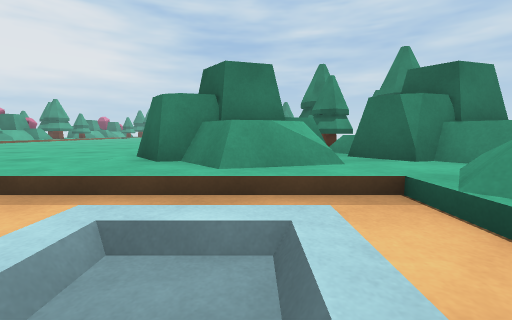
View 1 (above)

18 first-person views from a walk through a Unity game level. The camera is 0.64 m above the floor, tilts 6° down and sees 90° across. The floor is counted in squares, 1 m on a side. Each view is taken from the middle of a square. On the plan, view 1 faces up. The plan holds only what a view shows up to about 9 squares ahead; the rest is blank.

View 2
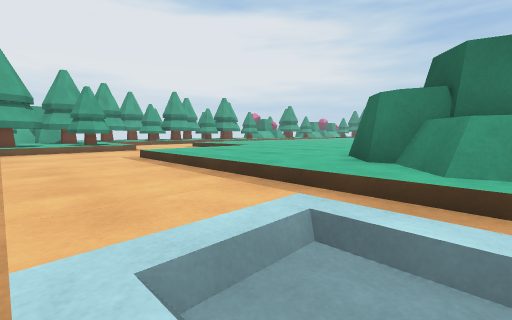

View 3
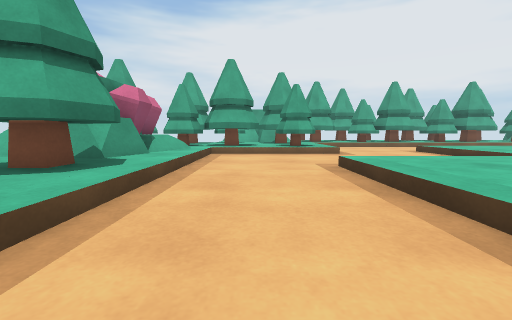

View 4
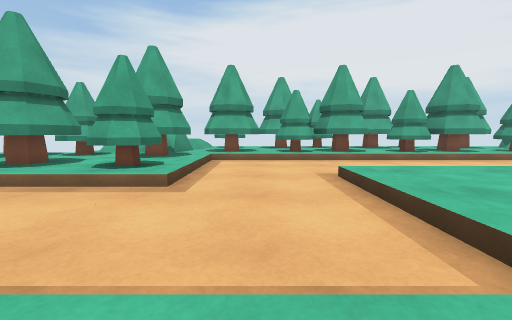

View 5
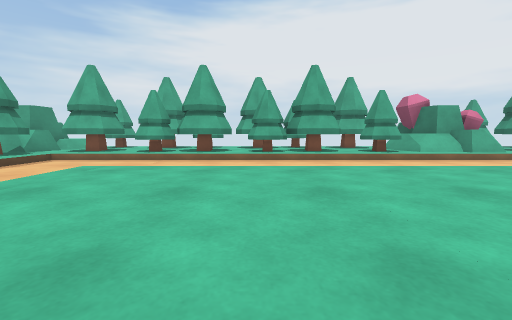

View 6
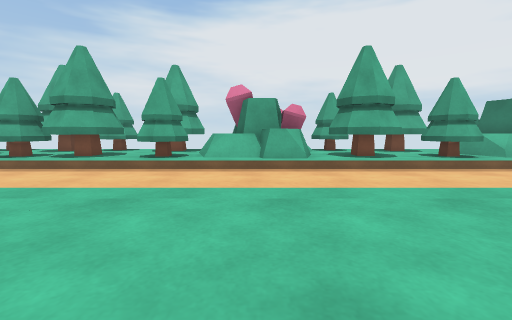

View 7
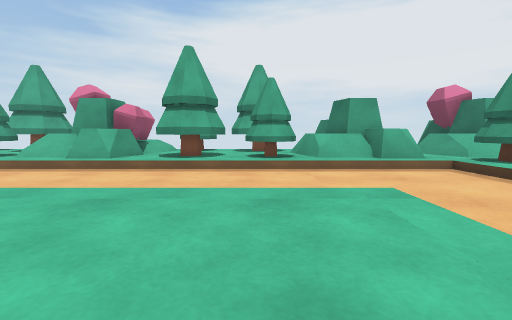

View 8
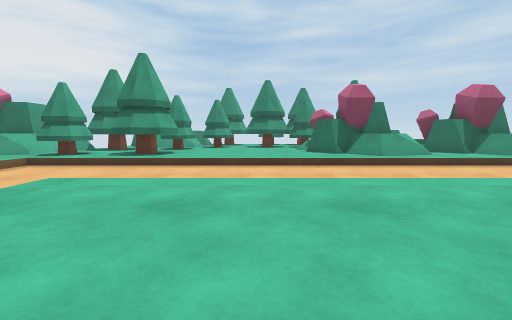

View 9
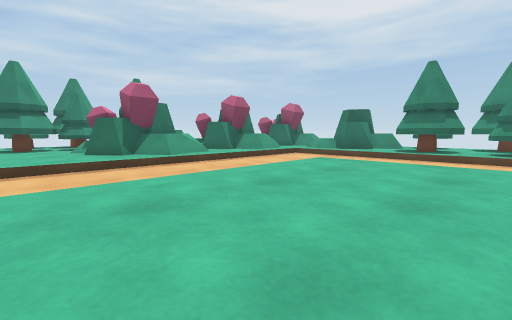

View 10
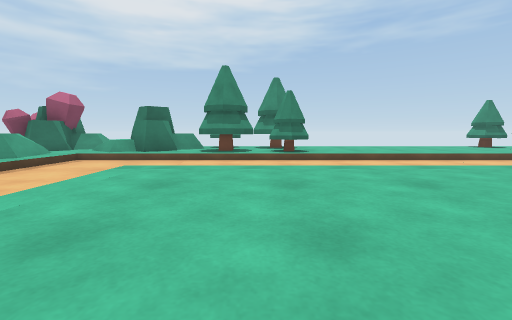

View 11
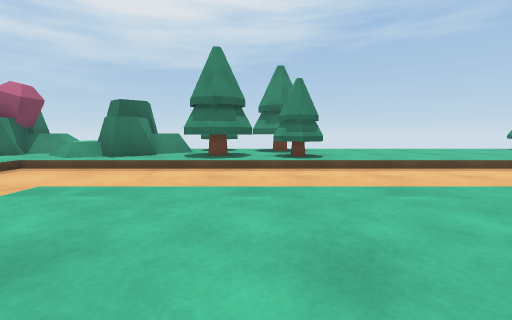

View 12
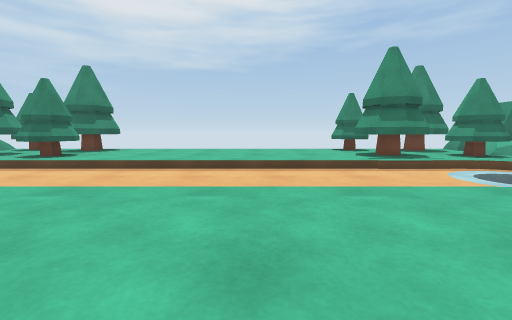

View 13
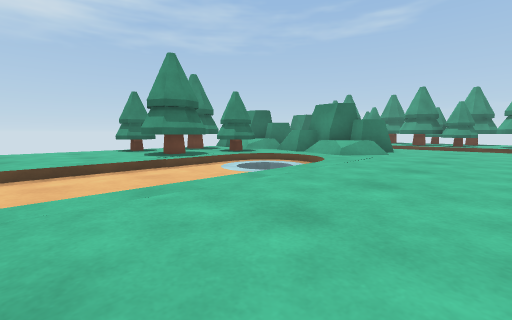

View 14
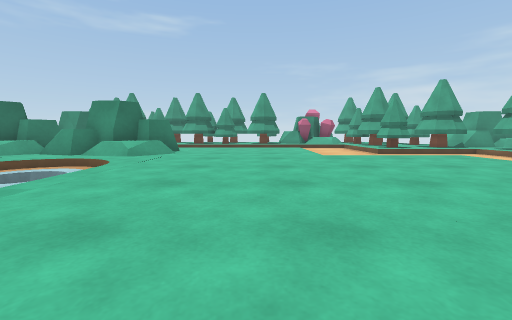

View 15
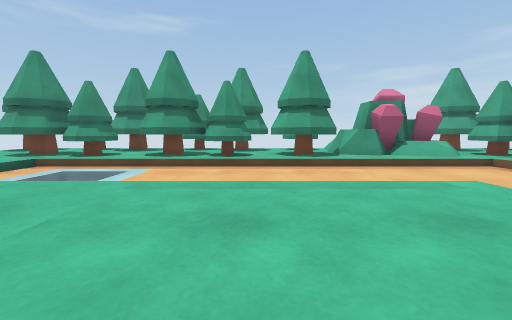

View 16
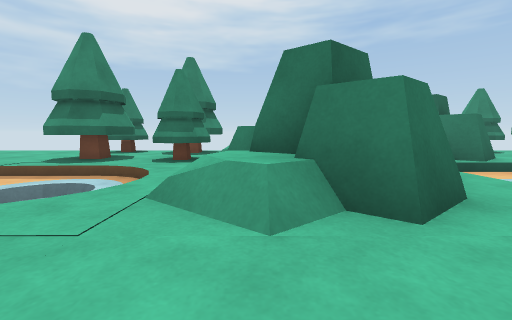

View 17
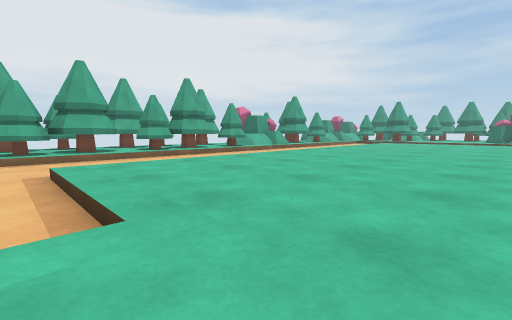

View 18
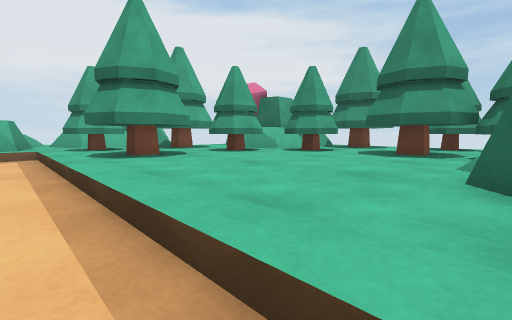

### Floor plan
Key: @ floor where view 1 was taken; # wall or solid block; . main floor; - floor 0.2 m lower than the main floor; / step, stairs or slope; T tree; C crystal; O other object.
Columns run from 17 left of view 1 to 5 right of it. Each row starts with its distance up from view 1.
 34       CTTTT
 33      CCTTTT
 32     CCCTTTTT
 31    TTCTT.T.
 30   CTTTT....CC      C
 29  CCTTTT....CCC CCC CCC
 28 CCCTTTT.....CCC.CCCCCC
 27  C.T.T.......C...C...C
 26 OOO/--------------/OO
 25 O#O/--------------/OO
 24 OOO/--------------/.OO
 23 TOT/--/......../--/TTO
 22 TTT/--/......../--/TTT
 21 TTT/--/......../--/TTT
 20 TTT/--/......../--/TTT
 19 TT./--/..  ..../--/T.T
 18 CCC/--/..   .../--/...
 17 CCC/--/... ..../--/...
 16 CCC/--/.. ...../--/...
 15 TCT/--/......../--/...
 14 TTT/--/......../--/....
 13 TTT/--/......../--/....
 12 TTT/- /......../--/....
 11  TT/- /......../--/TT.T
 10 TTT/- /......../-//TTTT
  9  TT/- /......../ //TTTT
  8  TT/- /.........//.TTTT
  7  TT/--/........//..OOTT
  6 TTT/------/....O OOOOO
  5   T/------/....OO#OOO#O
  4   T/------/.....OOOOOO
  3   TTT.T/--/......O...
  2   OTTTT/--------//-OO
  1   OTTTT/--------//-OO
  0   OTTTT/---------@-.O
 -1    T TT//..TT.TTT.TTT T
 -2       TCCCCTTTTTTTTTTTT
 -3      TT CCCTTTTTTTTT T
 -4       T   C

Where each view was taken, in squares from view 1:
view 1: 0 up, 0 right, facing up
view 2: 0 up, 0 right, facing up-left
view 3: 1 up, 2 left, facing left
view 4: 5 up, 6 left, facing left
view 5: 10 up, 6 left, facing left
view 6: 17 up, 8 left, facing left
view 7: 22 up, 8 left, facing left
view 8: 20 up, 8 left, facing up
view 9: 20 up, 8 left, facing up-right
view 10: 21 up, 7 left, facing right
view 11: 21 up, 5 left, facing right
view 12: 14 up, 5 left, facing right
view 13: 14 up, 5 left, facing down-right
view 14: 14 up, 5 left, facing down
view 15: 6 up, 4 left, facing down
view 16: 6 up, 4 left, facing right
view 17: 6 up, 5 left, facing up-left
view 18: 26 up, 6 left, facing up-left
